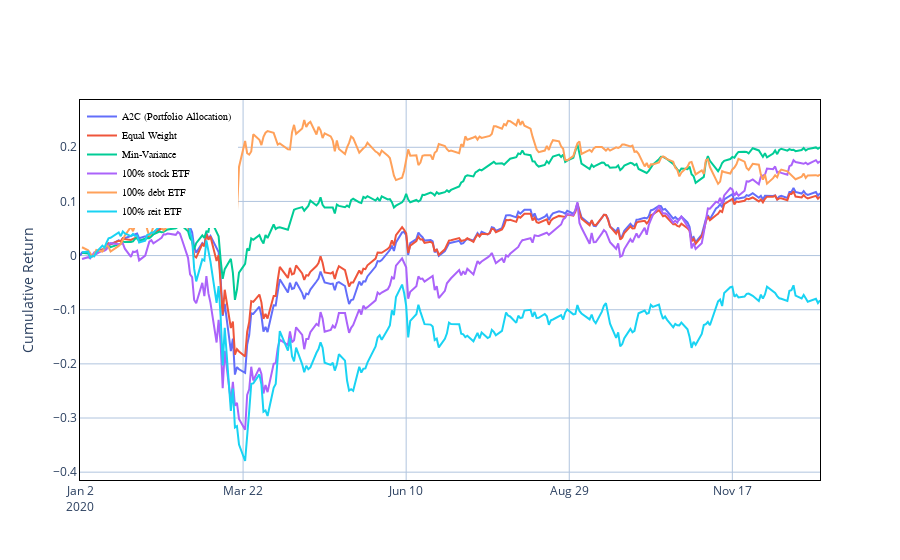

The notebook cell this image was saved under:
### Code cell
cumulativeReturnPlot(DRL_returns, equalWeight_returns, minVariance_returns, stock_returns, debt_returns, reit_returns)

### Figure 1 — Plotly figure (JSON) as saved in the notebook; plotly's stock layout.template omitted (floating-point values rounded to 4 significant figures; data arrays with more than 128 entries replaced by an {"elided": "..."} marker saying what was removed)
{"data": [{"mode": "lines", "name": "A2C (Portfolio Allocation)", "type": "scatter", "x": {"elided": "252 str values"}, "y": {"elided": "252 float values"}}, {"mode": "lines", "name": "Equal Weight", "type": "scatter", "x": {"elided": "252 str values"}, "y": {"elided": "252 float values"}}, {"mode": "lines", "name": "Min-Variance", "type": "scatter", "x": {"elided": "252 str values"}, "y": {"elided": "252 float values"}}, {"mode": "lines", "name": "100% stock ETF", "type": "scatter", "x": {"elided": "252 str values"}, "y": {"elided": "252 float values"}}, {"mode": "lines", "name": "100% debt ETF", "type": "scatter", "x": {"elided": "252 str values"}, "y": {"elided": "252 float values"}}, {"mode": "lines", "name": "100% reit ETF", "type": "scatter", "x": {"elided": "252 str values"}, "y": {"elided": "252 float values"}}], "layout": {"legend": {"bgcolor": "White", "bordercolor": "white", "borderwidth": 2, "font": {"color": "black", "family": "sans-serif", "size": 10}, "traceorder": "normal", "x": 0, "y": 1}, "paper_bgcolor": "rgba(1,1,0,0)", "plot_bgcolor": "rgba(1, 1, 0, 0)", "title": {"x": 0.5, "xanchor": "center", "y": 0.85, "yanchor": "top"}, "xaxis": {"dtick": 6912000000, "gridcolor": "LightSteelBlue", "gridwidth": 1, "linecolor": "black", "mirror": true, "showgrid": true, "showline": true, "tick0": "2020-01-02T00:00:00+00:00", "tickmode": "linear", "type": "date"}, "yaxis": {"gridcolor": "LightSteelBlue", "gridwidth": 1, "linecolor": "black", "mirror": true, "showgrid": true, "showline": true, "title": {"text": "Cumulative Return"}, "zeroline": true, "zerolinecolor": "LightSteelBlue", "zerolinewidth": 1}}}
